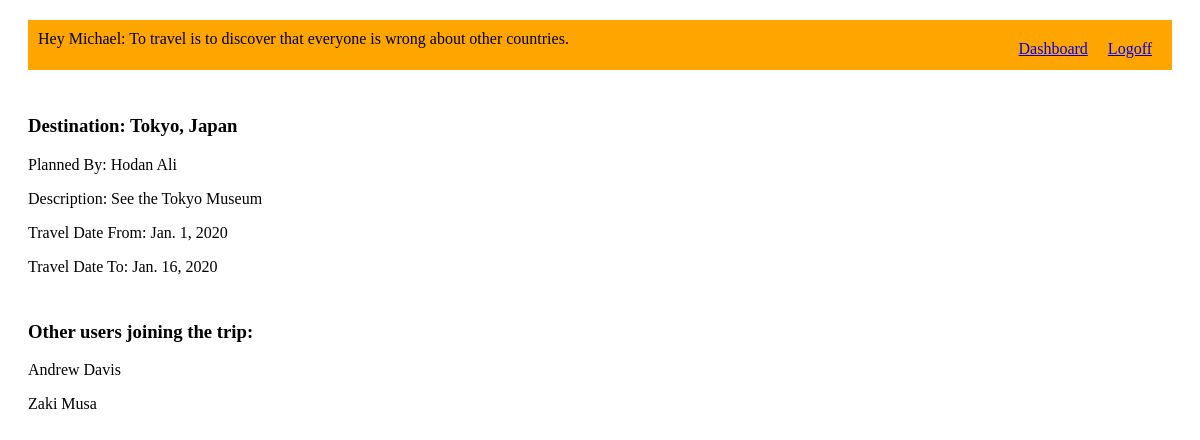
Page /trips/1 (signed in) on the committed database.
### travelBuddyApp/models.py (models this page shows)
class User(models.Model):
	firstName = models.CharField(max_length=255)
	lastName =  models.CharField(max_length=255)
	email = models.CharField(max_length=255)
	password = models.CharField(max_length=255)
	created_at = models.DateTimeField(auto_now_add=True)
	updated_at = models.DateTimeField(auto_now=True)
	objects = UserManager()

class Travel(models.Model):
	dest = models.CharField(max_length=255)
	plan = models.CharField(max_length=255)
	planner = models.ForeignKey(User, related_name = "trips_created", on_delete = models.CASCADE)
	isJoined = models.BooleanField(default = False)
	travelStartDate = models.DateField(null = True)
	travelEndDate = models.DateField(null = True)
	join = models.ManyToManyField(User, related_name = "trips_joined")
	created_at = models.DateTimeField(auto_now_add=True)
	updated_at = models.DateTimeField(auto_now=True)
	objects = TravelManager()

### travelBuddyApp/views.py (the view)
# urls.py: path('trips/<travelId>', views.display),
def display(request, travelId):
	loggedInUser = User.objects.get(id=request.session['loggedInID'])
	context = {
		"loggedUser" : loggedInUser,
		"travelPlans" : Travel.objects.get(id=travelId),
		"joinedTravelers" : Travel.objects.filter(join = loggedInUser, isJoined = True)
	}
	return render(request, "destination.html", context)

### travelBuddyApp/templates/destination.html (shortened to what this page needs)
<!DOCTYPE html>
<html lang="en">
<head>
    {% load static %}
	<link rel="stylesheet" href="{% static 'style.css' %}">
</head>
<body>
    <div class="container2">
        <div class="header">
            <ul>
                <li class="logout"><a href="/logout">Logoff</a></li>
                <li class="dash"><a class="active" href="/travels">Dashboard</a></li>
                <li>Hey {{loggedUser.firstName}}: To travel is to discover that everyone is wrong about other countries.</li>
            </ul>
            </div>
        <h3>Destination: {{travelPlans.dest}}</h3>
        <p>Planned By: {{travelPlans.planner.firstName}} {{travelPlans.planner.lastName}}</p>
        <p>Description: {{travelPlans.plan}}</p>
        <p>Travel Date From: {{travelPlans.travelStartDate}}</p>
        <p>Travel Date To: {{travelPlans.travelEndDate}}</p>
        <h3>Other users joining the trip:</h3>
        {% for traveler in travelPlans.join.all %}
        <p>{{traveler.firstName}} {{traveler.lastName}}</p>
        {% endfor %}
    </div>
</body>
</html>

### travelBuddyApp/static/style.css (style rules this page uses)
* { box-sizing: border-box; }
.header { width: auto; height: 50px; padding: 10px; background-color:orange; }
li { list-style-type: none; }
ul { margin: 0; padding: 0; overflow: hidden; }
.logout,.dash { float: right; }
.container2 { width: auto; height: 100%; padding: 10px; margin: 10px; }
.header { width: auto; padding: 10px; margin-bottom: 40px; color:black; }
.logout,.dash { float: right; margin: 10px }
h3 { margin-top: 45px; }

### rows in the picture
User: firstName "Michael"
Travel: dest "Tokyo, Japan", planner.firstName "Hodan", planner.lastName "Ali", plan "See the Tokyo Museum", travelStartDate "Jan. 1, 2020", travelEndDate "Jan. 16, 2020"
User: firstName "Andrew", lastName "Davis"
User: firstName "Zaki", lastName "Musa"
